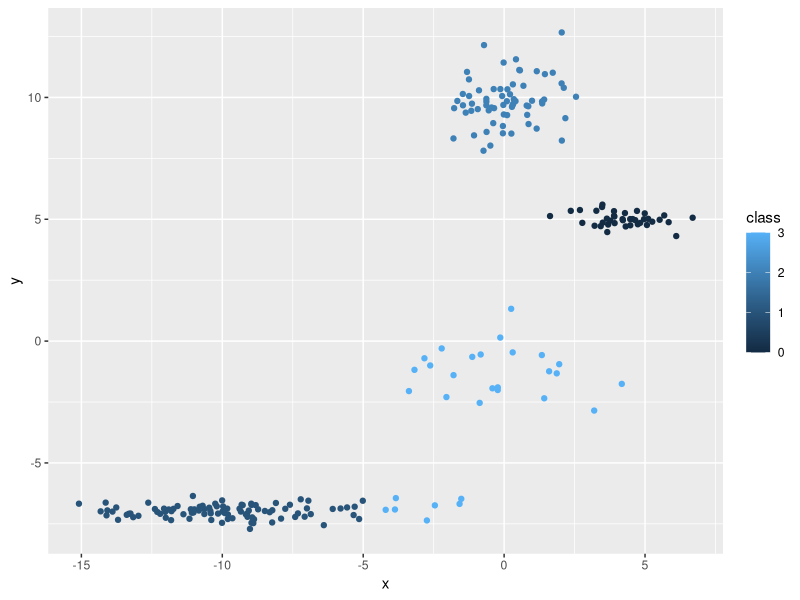

The R source for this figure:
# Ctrl + Alt + R ejecuta todo el script

setwd("~/go/src/github.com/estv-admin/find/")

df <- read.csv("values.csv")

library(ggplot2)

ggplot(df, aes(x, y, colour = class)) +
  geom_point()
